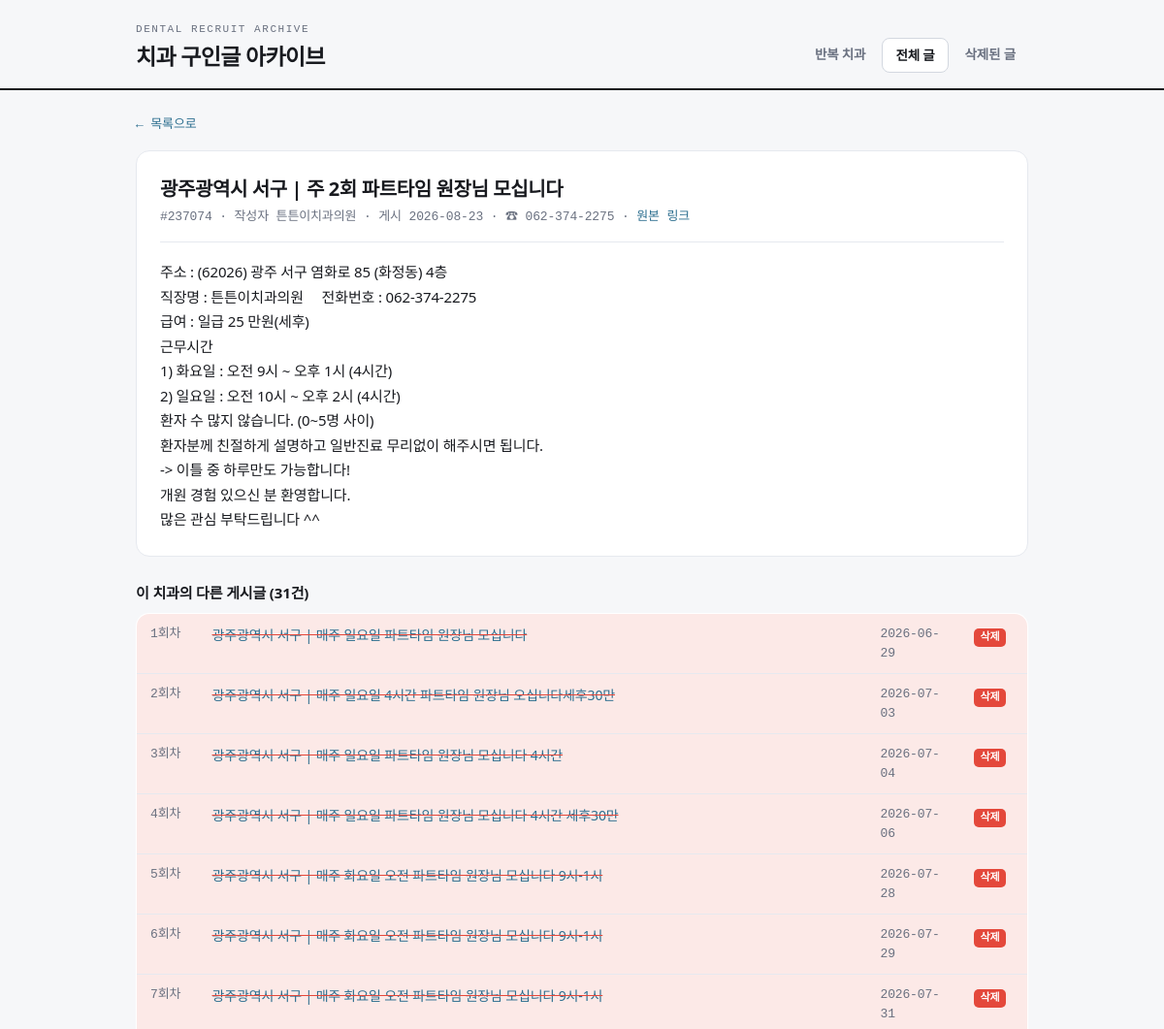
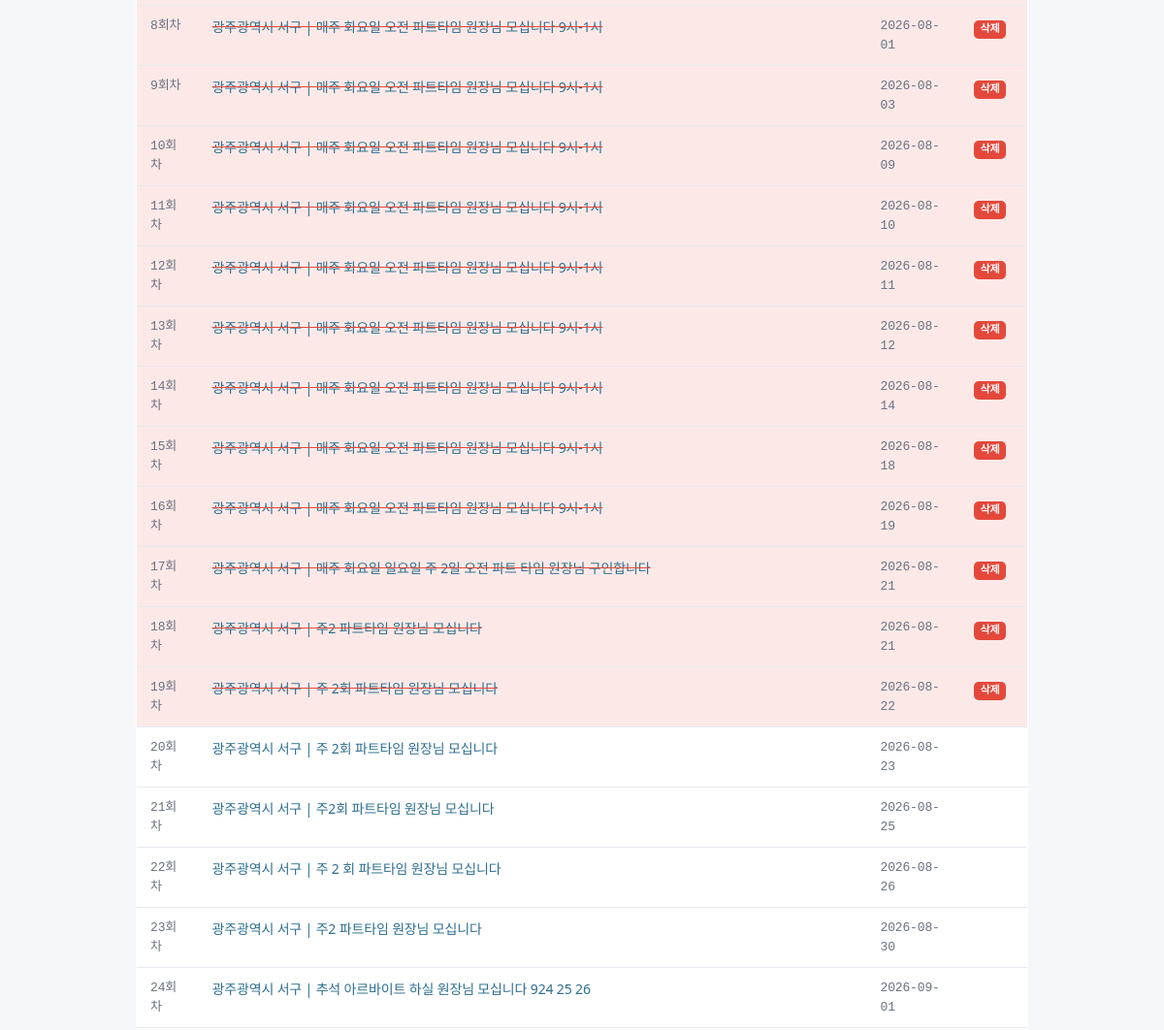
Before: /post/237074 (upper part) with the older database file (2 pictures, top to bottom).
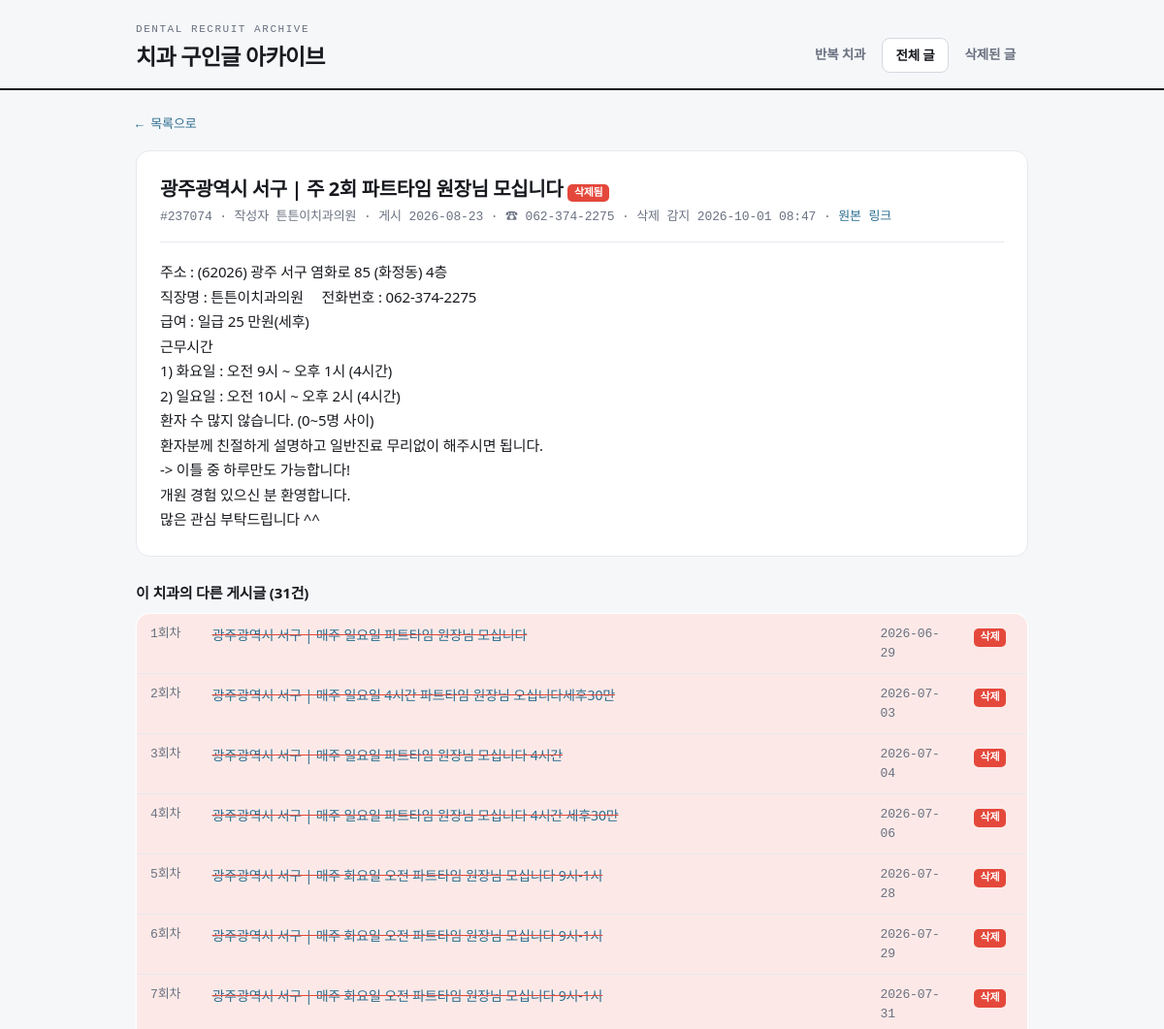
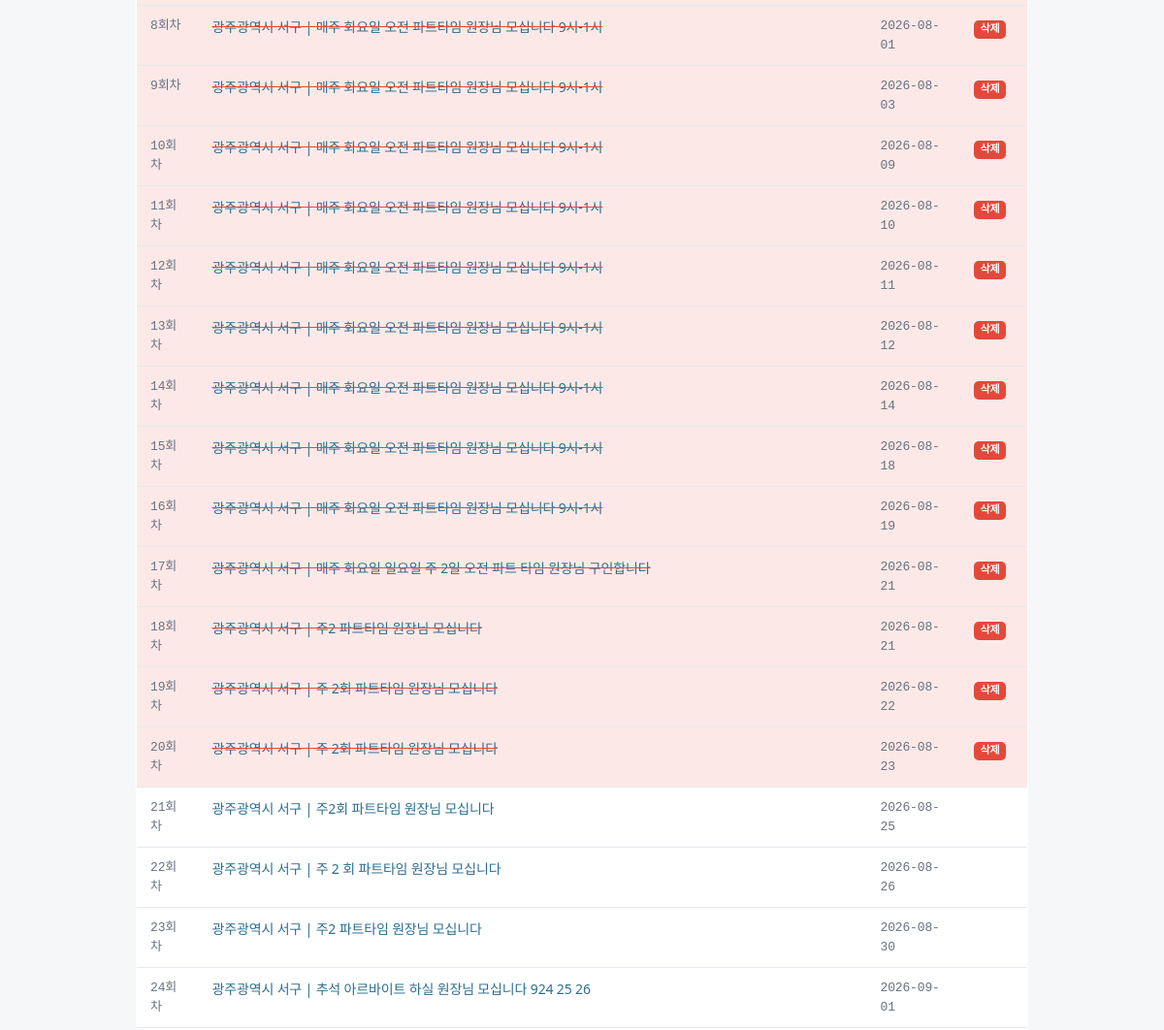
After: the same page with the newer database file (2 pictures, top to bottom).
### tables this page shows
CREATE TABLE posts (
    no            INTEGER PRIMARY KEY,   -- 게시판 글 번호 (고유)
    category      TEXT,                  -- 구분: 구인 / 구직 / 양도
    title         TEXT,
    author        TEXT,
    posted_raw    TEXT,                  -- 게시판이 보여주는 날짜 원문
    posted_at     TEXT,                  -- 파싱한 ISO 날짜 (가능한 경우)
    views         INTEGER,
    url           TEXT,
    content       TEXT,                  -- 상세 본문
    phone         TEXT,                  -- 본문에서 추출한 대표 전화번호(숫자만)
    phone_display TEXT,                  -- 보기용 전화번호
    clinic_key    TEXT,                  -- 치과 식별키 (전화 우선, 없으면 제목 시그니처)
    key_kind      TEXT,                  -- 'phone' | 'title' | 'author'
    title_sig     TEXT,                  -- 제목 정규화 시그니처
    first_seen    TEXT,                  -- 우리 크롤러가 처음 발견한 시각
    last_seen     TEXT,                  -- 살아있는 것으로 마지막 확인한 시각
    is_deleted    INTEGER DEFAULT 0,     -- 삭제 감지 여부
    deleted_at    TEXT                   -- 삭제 감지 시각
);

### app.py (the view)
@app.route("/post/<int:no>")
def post_detail(no):
    with db.get_db() as conn:
        row = db.get_post(conn, no)
    if not row:
        abort(404)
    siblings = []
    for g in analyze.clinic_groups(min_posts=1, include_singletons=True):
        if g["key"] == row["clinic_key"]:
            siblings = g["posts"]
            break
    return render_template("post_detail.html", p=row, siblings=siblings)

### analyze.py (called while the page is built)
def _order_ts(p):
    return p.get("posted_at") or p.get("first_seen") or ""

### app.py (called while the page is built)
@app.template_filter("shortdt")
def shortdt(s):
    if not s:
        return "-"
    return str(s).replace("T", " ")[:16]

### db.py (called while the page is built)
@contextmanager
def get_db():
    conn = sqlite3.connect(config.DB_PATH)
    conn.row_factory = sqlite3.Row
    try:
        yield conn
        conn.commit()
    finally:
        conn.close()

def get_post(conn, no):
    row = conn.execute("SELECT * FROM posts WHERE no=?", (no,)).fetchone()
    return dict(row) if row else None

### templates/post_detail.html (shortened to what this page needs)
{% extends "base.html" %}
{% set active = 'posts' %}
{% block body %}
<a class="back" href="javascript:history.back()">← 목록으로</a>
<div class="detail">
  <h2>
    {{ p.title or '(제목 없음)' }}
    {% if p.is_deleted %}<span class="badge del">삭제됨</span>{% endif %}
  </h2>
  <div class="meta">
    #{{ p.no }} · 작성자 {{ p.author or '-' }} ·
    게시 {{ (p.posted_at or p.posted_raw or p.first_seen)|shortdt }}
    {% if p.phone_display %} · ☎ {{ p.phone_display }}{% endif %}
    {% if p.is_deleted %} · 삭제 감지 {{ p.deleted_at|shortdt }}{% endif %}
    · <a href="{{ p.url }}" target="_blank" rel="noopener">원본 링크</a>
  </div>
  {% if p.content %}
    <div class="body">{{ p.content }}</div>
  {% else %}
    <div class="body" style="color:var(--muted)">본문을 수집하지 못했습니다. 원본 링크를 확인하세요.</div>
  {% endif %}
</div>
{% if siblings|length > 1 %}
<h3 style="margin:26px 0 10px;font-size:15px">이 치과의 다른 게시글 ({{ siblings|length }}건)</h3>
<table class="posts">
  <tbody>
    {% for sib in siblings %}
    <tr class="{{ 'deleted' if sib.is_deleted }}">
      <td class="no" style="width:64px">{{ sib.repost_index }}회차</td>
      <td><a class="title" href="/post/{{ sib.no }}">{{ sib.title or '(제목 없음)' }}</a></td>
      <td class="no" style="width:96px">{{ (sib.posted_at or sib.first_seen)|shortdt }}</td>
      <td style="width:70px">
        {% if sib.is_deleted %}<span class="badge del">삭제</span>{% endif %}
      </td>
    </tr>
    {% endfor %}
  </tbody>
</table>
{% endif %}
{% endblock %}

### templates/base.html (shortened to what this page needs)
<!DOCTYPE html>
<html lang="ko">
<head>
</head>
<body>
<header class="top">
  <div class="top-in">
    <div class="brand">
      <span class="kicker">Dental Recruit Archive</span>
      <h1>치과 구인글 아카이브</h1>
    </div>
    <nav class="tabs">
      <a href="/" class="{{ 'on' if active=='clinics' }}">반복 치과</a>
      <a href="/posts" class="{{ 'on' if active=='posts' }}">전체 글</a>
      <a href="/posts?status=deleted" class="{{ 'on' if active=='deleted' }}">삭제된 글</a>
    </nav>
  </div>
</header>
<div class="wrap">
{% block body %}{% endblock %}
</div>
</body>
</html>

### templates/base.html (style rules this page uses)
:root { --paper:#F6F7F9; --card:#FFFFFF; --ink:#181A1F; --muted:#6A7180; --line:#E6E9EF; --line2:#D3D8E0; --alarm:#E4483B; --alarm-soft:#FCE9E7; --struct:#2C6E8F; --ok:#3A9B6E; --mono:ui-monospace,"SF Mono",Menlo,"JetBrains Mono",monospace; --sans:"Pretendard Variable",Pretendard,system-ui,sans-serif; }
* { box-sizing:border-box }
html { -webkit-text-size-adjust:100% }
body { margin:0;background:var(--paper);color:var(--ink);font-family:var(--sans); font-size:15px;line-height:1.5;letter-spacing:-.01em }
a { color:var(--struct);text-decoration:none }
.wrap { max-width:960px;margin:0 auto;padding:0 20px 80px }
header.top { border-bottom:2px solid var(--ink);margin-bottom:22px }
.top-in { max-width:960px;margin:0 auto;padding:22px 20px 16px; display:flex;justify-content:space-between;align-items:flex-end;gap:16px;flex-wrap:wrap }
.brand { display:flex;flex-direction:column;gap:2px }
.brand .kicker { font-family:var(--mono);font-size:11px;letter-spacing:.14em; text-transform:uppercase;color:var(--muted) }
.brand h1 { margin:0;font-size:23px;font-weight:800;letter-spacing:-.03em }
nav.tabs { display:flex;gap:4px }
nav.tabs a { font-size:13.5px;font-weight:600;color:var(--muted); padding:7px 13px;border-radius:8px }
nav.tabs a.on { color:var(--ink);background:var(--card);border:1px solid var(--line2) }
table.posts { width:100%;border-collapse:collapse;background:var(--card); border:1px solid var(--line);border-radius:14px;overflow:hidden }
table.posts th,table.posts td { padding:11px 14px;text-align:left; border-bottom:1px solid var(--line);font-size:14px;vertical-align:top }
table.posts .no { font-family:var(--mono);color:var(--muted);font-size:13px }
tr.deleted { background:var(--alarm-soft) }
tr.deleted .title { text-decoration:line-through;text-decoration-color:var(--alarm) }
.badge { font-family:var(--mono);font-size:11px;font-weight:700;border-radius:5px; padding:1px 7px;display:inline-block }
.badge.del { background:var(--alarm);color:#fff }
.detail { background:var(--card);border:1px solid var(--line);border-radius:14px;padding:24px }
.detail h2 { margin:0 0 4px;font-size:20px;letter-spacing:-.02em }
.detail .meta { font-size:13px;color:var(--muted);font-family:var(--mono); margin-bottom:18px;padding-bottom:16px;border-bottom:1px solid var(--line) }
.detail .body { white-space:pre-wrap;line-height:1.7;font-size:15px }
.back { font-size:13px;font-family:var(--mono);display:inline-block;margin-bottom:16px }

Changed rows visible on the page:
changed posts "튼튼이치과의원": is_deleted 0 → 1 (drawn); deleted_at|shortdt (not shown) → "2026-10-01 08:47"
Other visible differences:
text now shown: "삭제됨 · 삭제 감지"
